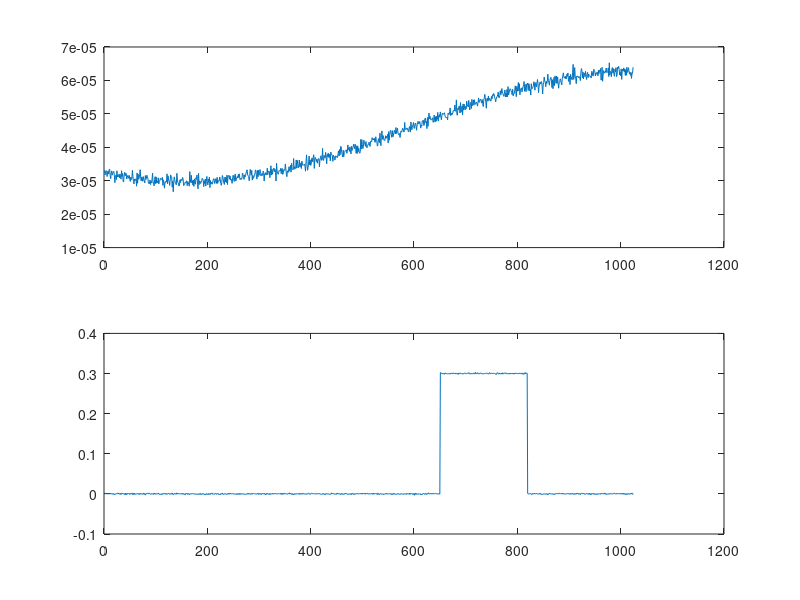

MATLAB code for this plot:
x = 1:1024;
s1 = 50e-6*cos(x/1460+2356) + 20e-6*cos(x/300+34);
r1 = s1 + 1e-6 * randn(1,1024);
s2f = and(x>650, x < 820);

s2 = 10e-6 + s2f*300e-3;

r2 = s2 + 1000e-6 * randn(1,1024);
X1 = x; Y1= r1; Y2 = r2;


% Create figure
figure1 = figure(1);

axis1 = subplot(2,1,1);
plot(x,r1);

axis2 = subplot(2,1,2);
plot(x,r2);

return;

% Create axes
axes1 = axes('Parent',figure1);
hold(axes1,'on');

% Create plot
plot(X1,Y1,'Parent',axes1);

%% Uncomment the following line to preserve the X-limits of the axes
% xlim(axes1,[0 1200]);
%% Uncomment the following line to preserve the Y-limits of the axes
ylim(axes1,[0 7e-05]);
box(axes1,'on');
% Set the remaining axes properties
set(axes1,'YColor',[0 0.447 0.741],'YTick',[3e-05 4e-05 5e-05 6e-05]);
% Create axes
axes2 = axes('Parent',figure1,...
    'ColorOrder',[0.85 0.325 0.098;0.929 0.694 0.125;0.494 0.184 0.556;0.466 0.674 0.188;0.301 0.745 0.933;0.635 0.078 0.184;0 0.447 0.741]);
hold(axes2,'on');

% Create plot
plot(X1,Y2,'Parent',axes2);

%% Uncomment the following line to preserve the X-limits of the axes
% xlim(axes2,[0 1200]);
%% Uncomment the following line to preserve the Y-limits of the axes
ylim(axes2,[-0.02 0.32]);
% Set the remaining axes properties
set(axes2,'Color','none','HitTest','off','YAxisLocation','right','YColor',...
    [0.85 0.325 0.098],'YTick',[-0.2 2.77555756156289e-17 0.2 0.4]);

set(axes1,'FontSize',16,'XGrid','on','YGrid','off','YMinorTick','on');
set(axes1.Children, 'LineWidth', 3);
set(axes2,'FontSize',16,'XGrid','on','YGrid','off','YMinorTick','on');
set(axes2.Children, 'LineWidth', 3);

ylabel(axes1, 'Current')
ylabel(axes2, 'Current')
xlabel(axes1, 'Time')
